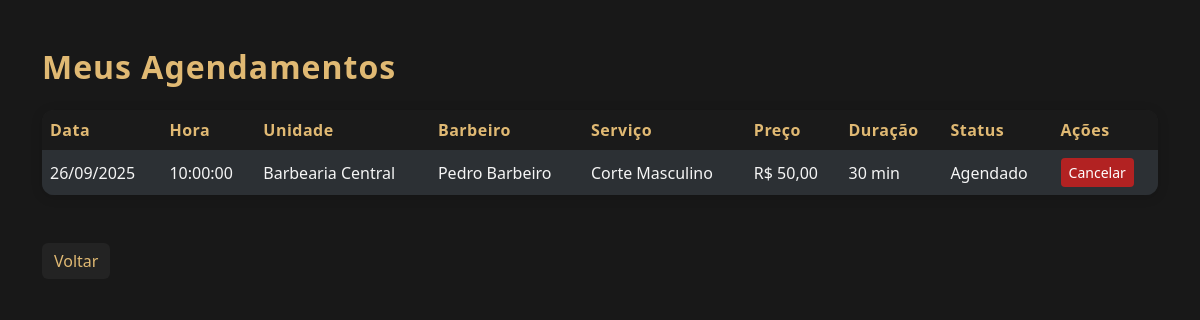
The page /usuario/agendamentos_usuario.php (signed in) on the database its author committed.
### tables this page shows
CREATE TABLE IF NOT EXISTS `Agendamento` (
  `idAgendamento` INT NOT NULL AUTO_INCREMENT,
  `data` DATE NOT NULL,
  `hora` TIME NOT NULL,
  `statusAgendamento` ENUM('Agendado', 'Cancelado', 'Finalizado') NOT NULL,
  `Cliente_idCliente` INT NOT NULL,
  `Barbeiro_idBarbeiro` INT NOT NULL,
  `Unidade_idUnidade` INT NOT NULL,
  PRIMARY KEY (`idAgendamento`),
  CONSTRAINT `fk_Agendamento_Cliente1`
    FOREIGN KEY (`Cliente_idCliente`)
    REFERENCES `Cliente` (`idCliente`)
    ON DELETE CASCADE
    ON UPDATE CASCADE,
    CONSTRAINT `fk_Agendamento_Barbeiro`
    FOREIGN KEY (`Barbeiro_idBarbeiro`)
    REFERENCES `Barbeiro` (`idBarbeiro`)
    ON DELETE CASCADE
    ON UPDATE CASCADE,
    CONSTRAINT `uk_Barbeiro_Horario`
    UNIQUE (`Barbeiro_idBarbeiro`, `data`, `hora`));

CREATE TABLE IF NOT EXISTS `Unidade` (
  `idUnidade` INT NOT NULL AUTO_INCREMENT,
  `endereco` VARCHAR(100) NOT NULL,
  `cidade` VARCHAR(45) NOT NULL,
  `estado` VARCHAR(45) NOT NULL,
  `cep` VARCHAR(10) NOT NULL,
  `nomeUnidade` VARCHAR(45) NOT NULL,
  PRIMARY KEY (`idUnidade`));

CREATE TABLE IF NOT EXISTS `Barbeiro` (
  `idBarbeiro` INT NOT NULL AUTO_INCREMENT,
  `nomeBarbeiro` VARCHAR(100) NOT NULL,
  `emailBarbeiro` VARCHAR(100) NOT NULL UNIQUE,
  `telefoneBarbeiro` VARCHAR(20) NOT NULL,
  `senhaBarbeiro` VARCHAR(255) NOT NULL,
  `statusBarbeiro` ENUM('Ativo', 'Inativo') NOT NULL,
  `dataRetorno` DATE DEFAULT NULL,
  `Unidade_idUnidade` INT NOT NULL,
  PRIMARY KEY (`idBarbeiro`),
  CONSTRAINT `fk_Barbeiro_Unidade`
    FOREIGN KEY (`Unidade_idUnidade`)
    REFERENCES `Unidade` (`idUnidade`)
    ON DELETE CASCADE
    ON UPDATE CASCADE);

CREATE TABLE IF NOT EXISTS `Servico` (
  `idServico` INT NOT NULL AUTO_INCREMENT,
  `nomeServico` VARCHAR(100) NOT NULL,
  `descricaoServico` VARCHAR(255) NOT NULL,
  `duracaoPadrao` INT NOT NULL,
  `precoServico` DECIMAL(10,2) NOT NULL,
  PRIMARY KEY (`idServico`));

CREATE TABLE IF NOT EXISTS `Agendamento_has_Servico` (
  `Agendamento_idAgendamento` INT NOT NULL,
  `Servico_idServico` INT NOT NULL,
  `precoFinal` DECIMAL(10,2) NOT NULL,
  `tempoEstimado` INT NOT NULL,
  PRIMARY KEY (`Agendamento_idAgendamento`, `Servico_idServico`),
  CONSTRAINT `fk_AgServ_Agendamento`
    FOREIGN KEY (`Agendamento_idAgendamento`)
    REFERENCES `Agendamento` (`idAgendamento`)
    ON DELETE CASCADE
    ON UPDATE CASCADE,
  CONSTRAINT `fk_AgServ_Servico`
    FOREIGN KEY (`Servico_idServico`)
    REFERENCES `Servico` (`idServico`)
    ON DELETE CASCADE
    ON UPDATE CASCADE);

### usuario/agendamentos_usuario.php (the view, shortened to what this page needs)
<?php
$bd = new Banco();
$conn = $bd->getConexao();
$idCliente = $_SESSION['usuario_id'];
$stmt = $conn->prepare("
SELECT a.idAgendamento, a.data, a.hora, u.nomeUnidade, b.nomeBarbeiro, s.nomeServico, ahs.precoFinal, ahs.tempoEstimado, a.statusAgendamento
FROM Agendamento a
JOIN Unidade u ON a.Unidade_idUnidade = u.idUnidade
JOIN Barbeiro b ON a.Barbeiro_idBarbeiro = b.idBarbeiro
JOIN Agendamento_has_Servico ahs ON a.idAgendamento = ahs.Agendamento_idAgendamento
JOIN Servico s ON ahs.Servico_idServico = s.idServico
WHERE a.Cliente_idCliente = ?
ORDER BY a.data DESC, a.hora DESC
");
$stmt->bind_param("i", $idCliente);
$stmt->execute();
$result = $stmt->get_result();
$temAgendamentos = $result->num_rows > 0;
?>
<!DOCTYPE html>
<html lang="pt-br">
<head>
    <link href="https://cdn.jsdelivr.net/npm/bootstrap@5.3.7/dist/css/bootstrap.min.css" rel="stylesheet">
    <link rel="stylesheet" href="dashboard_agendamentos.css">
</head>
<body class="container py-5">
    <h2 class="mb-4">Meus Agendamentos</h2>
    <?php if ($temAgendamentos): ?>
        <table class="table table-dark table-striped">
            <thead>
                <tr>
                    <th>Data</th>
                    <th>Hora</th>
                    <th>Unidade</th>
                    <th>Barbeiro</th>
                    <th>Serviço</th>
                    <th>Preço</th>
                    <th>Duração</th>
                    <th>Status</th>
                    <th>Ações</th>
                </tr>
            </thead>
            <tbody>
                <?php while($row = $result->fetch_assoc()): ?>
                <tr>
                    <td><?= date('d/m/Y', strtotime($row['data'])) ?></td>
                    <td><?= $row['hora'] ?></td>
                    <td><?= htmlspecialchars($row['nomeUnidade']) ?></td>
                    <td><?= htmlspecialchars($row['nomeBarbeiro']) ?></td>
                    <td><?= htmlspecialchars($row['nomeServico']) ?></td>
                    <td>R$ <?= number_format($row['precoFinal'],2,',','.') ?></td>
                    <td><?= $row['tempoEstimado'] ?> min</td>
                    <td><?= htmlspecialchars($row['statusAgendamento']) ?></td>
                    <td>
                        <?php if($row['statusAgendamento'] === 'Agendado'): ?>
                        <form method="POST" action="../cancelar.php" onsubmit="return confirm('Tem certeza que deseja cancelar este agendamento?');">
                            <button type="submit" class="btn btn-danger btn-sm">Cancelar</button>
                        </form>
                        <?php else: ?>
                            <span class="text-muted">-</span>
                        <?php endif; ?>
                    </td>
                </tr>
                <?php endwhile; ?>
            </tbody>
        </table>
    <?php else: ?>
        <div class="alert alert-warning text-center" style="background:#232323; color:#e0b973; border:none; font-size:1.1rem;">
            Nenhum agendamento marcado no momento.
        </div>
    <?php endif; ?>
    <a href="index_usuario.php" class="btn btn-secondary">Voltar</a>
</body>
</html>

### usuario/dashboard_agendamentos.css (style rules this page uses)
body { background: #181818; color: #f5f5f5; font-family: 'Segoe UI', Arial, sans-serif; min-height: 100vh; }
h2 { font-weight: 700; color: #e0b973; margin-bottom: 2rem; letter-spacing: 1px; }
.table-dark { background-color: #232323; border-radius: 12px; overflow: hidden; box-shadow: 0 2px 12px rgba(0,0,0,0.15); }
.table-dark th, .table-dark td { vertical-align: middle; border: none; color: #f5f5f5; }
.table-dark th { background: #1a1a1a; color: #e0b973; font-weight: 600; letter-spacing: 0.5px; }
.table-dark tr { transition: background 0.2s; }
.btn-danger, .btn-outline-danger { background: #b22222; border: none; color: #fff; font-weight: 500; transition: background 0.2s, color 0.2s; }
.btn-secondary { background: #232323; color: #e0b973; border: none; font-weight: 500; margin-top: 2rem; transition: background 0.2s, color 0.2s; }

### rows shown on the page
agendamento: data "26/09/2025", hora "10:00:00", unidade.nomeUnidade "Barbearia Central", Barbeiro_idBarbeiro.nomeBarbeiro "Pedro Barbeiro", servico.nomeServico "Corte Masculino", agendamento_has_servico.precoFinal "50,00", agendamento_has_servico.tempoEstimado "30", statusAgendamento "Agendado"
